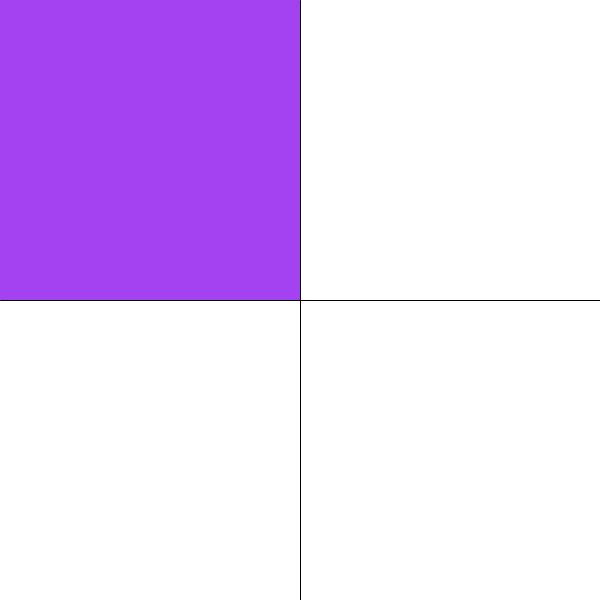
Frame 1 (no input)
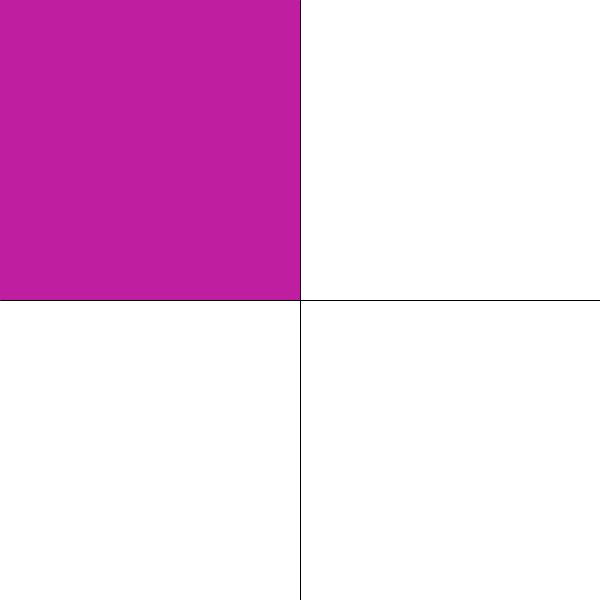
Frame 60 (the mouse pressed at the canvas centre just before this capture)
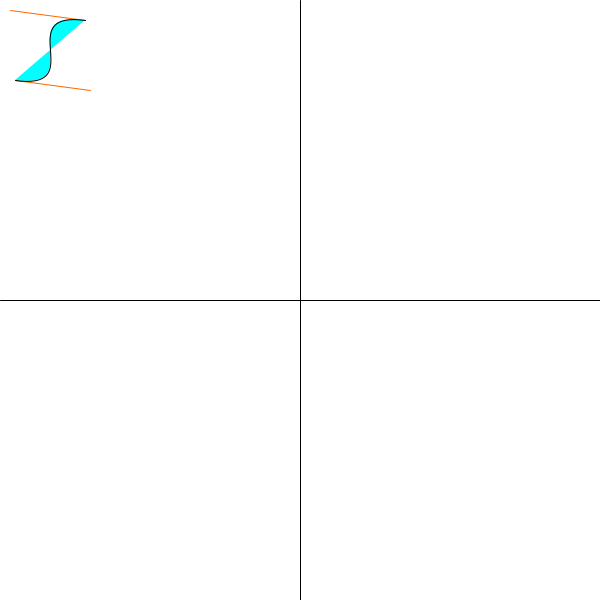
Frame 120 (the mouse held since frame 60 and released just before this capture)

The Processing sketch that drew these frames (run headless with seeded random() and noise(); from frame 60 on, the mouse is pressed at the canvas centre):

// Processing sketch: day2_if_then
// ── day2_if_then.pde
int w; 
int h; 
int r; 
int g; 
int b; 

void setup(){
  size (600, 600); 
  w = width/2; 
  h = height/2; 
}

void draw(){
  background(255); 
  
  stroke(0); 
  r = (int)random(255); 
  g = (int)random(255); 
  b = (int)random(255); 
  
  fill(0, 255, 255); 
  stroke(255, 102, 0);
  line(85, 20, 10, 10);
  line(90, 90, 15, 80);
  stroke(0, 0, 0);
  bezier(85, 20, 10, 10, 90, 90, 15, 80);
  
  line(width/2, 0, width/2, height); 
  line(0, height/2, width, height/2); 
  
  noStroke(); 
  fill(0); 
  
  if(mouseX < w && mouseY <h){
    fill(r,g,b); 
    rect(0, 0, w, h); 
  }else if(mouseX >w  && mouseY <h){
    rect(width/2, 0, w, h); 
  }else if (mouseX <w && mouseY >h){
    rect(0, height/2, w, h); 
  }else if( mouseX > w && mouseY >h){
    rect(w, h, w, h); 
  }
}
